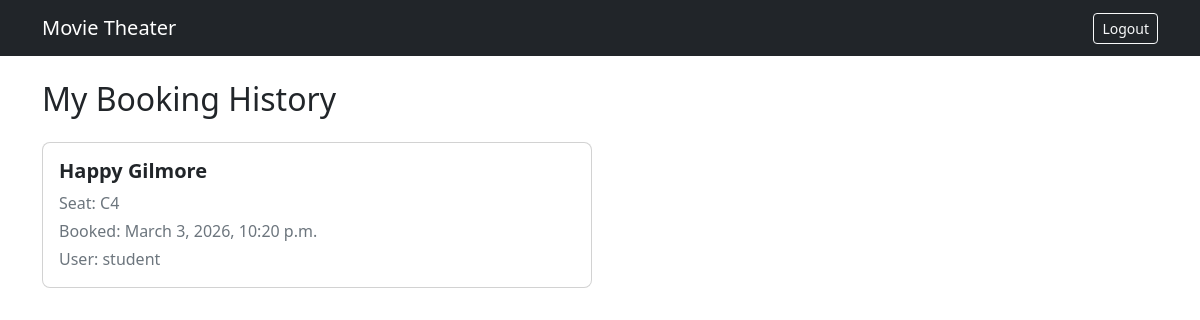
Page /history/ (signed in) on the committed database.
### bookings/models.py (models this page shows, shortened)
class Booking(models.Model):
    movie = models.ForeignKey(Movie, on_delete=models.CASCADE)
    seat = models.ForeignKey(Seat, on_delete=models.CASCADE)
    user = models.ForeignKey('auth.User', on_delete=models.CASCADE)
    booking_date = models.DateTimeField(auto_now_add=True)

class Movie(models.Model):
    title = models.CharField(max_length = 200)
    description = models.TextField()
    release_date = models.DateField()
    duration = models.IntegerField(validators=[MinValueValidator(1)])

class Seat(models.Model):
    movie = models.ForeignKey(Movie, on_delete=models.CASCADE, null=True)
    seat_number =  models.CharField(max_length = 10)
    booking_status = models.BooleanField(default=False)

### bookings/views.py (the view)
# urls.py: path("history/", views.booking_history, name="booking_history"),
def booking_history(request):
    if request.user.is_authenticated:
        bookings = Booking.objects.filter(user=request.user)
    else:
        bookings = Booking.objects.none()
    return render(request, 'bookings/booking_history.html', {'bookings': bookings})

### bookings/templates/bookings/booking_history.html (shortened to what this page needs)
{% extends 'bookings/base.html' %}
{% block content %}
<h2 class="mb-4">My Booking History</h2>
{% if bookings %}
<div class="row g-3">
    {% for booking in bookings %}
    <div class="col-md-6">
        <div class="card rounded-3 p-3">
            <h5 class="fw-bold">{{ booking.movie.title }}</h5>
            <p class="text-secondary mb-1"> Seat: {{ booking.seat.seat_number }}</p>
            <p class="text-secondary mb-1"> Booked: {{ booking.booking_date }}</p>
            <p class="text-secondary mb-0"> User: {{ booking.user }}</p>
        </div>
    </div>
    {% endfor %}
</div>
{% else %}
<p class="text-secondary">You have no bookings yet.</p>
<a href="{% url 'movie_list' %}" class="btn btn-dark-green mt-2">Browse Movies</a>
{% endif %}
{% endblock %}

### rows in the picture
Booking: movie "Happy Gilmore", seat.seat_number "C4", booking_date "March 3, 2026, 10:20 p.m.", user "student"
